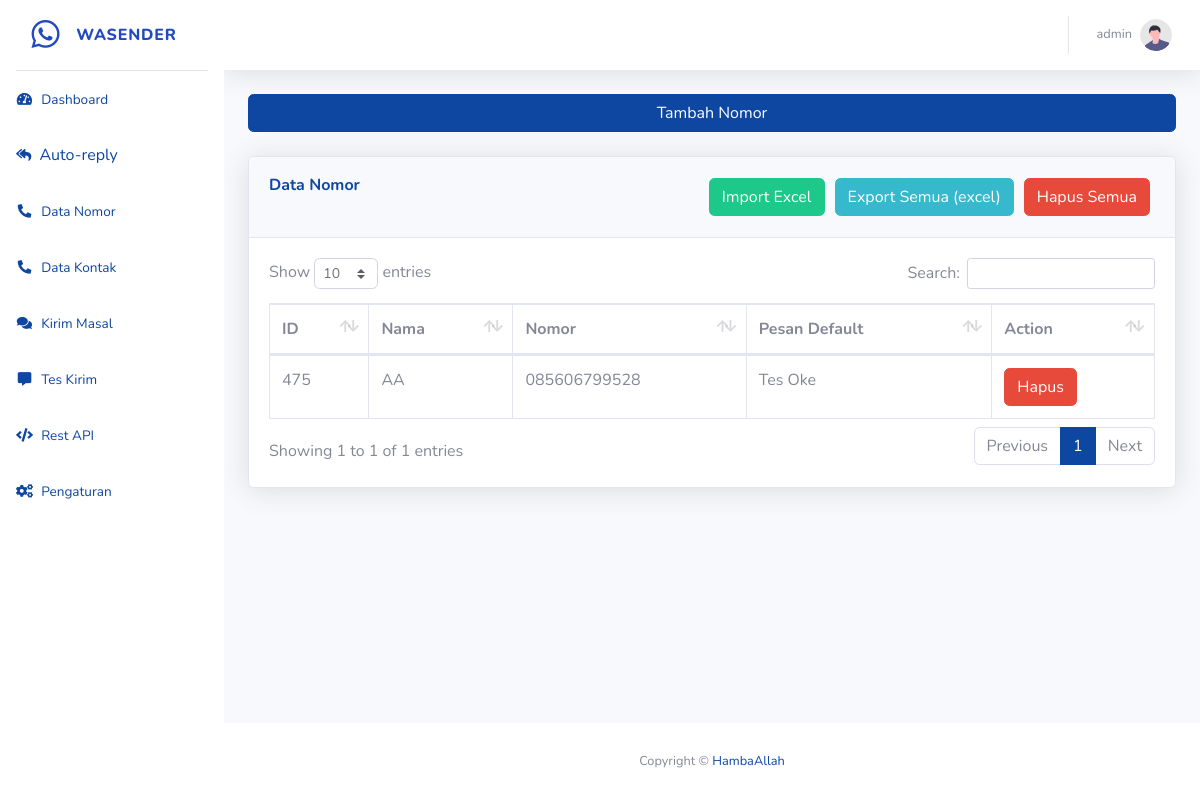
The page /pages/nomor.php (signed in) on the database its author committed.
### tables this page shows
CREATE TABLE `nomor` (
  `id` int(11) NOT NULL,
  `nama` varchar(255) NOT NULL,
  `nomor` varchar(255) NOT NULL,
  `pesan` text NOT NULL,
  `make_by` varchar(255) DEFAULT NULL
);

### helper/koneksi.php (called while the page is built, shortened)
<?php
$base_url = "http://localhost/wasender/";

### pages/nomor.php (the view, shortened to what this page needs)
<?php
include_once("../helper/koneksi.php");
include_once("../helper/function.php");
require_once('../templates/header.php');
?>
<div class="container-fluid">
    <button type="button" class="btn btn-primary btn-block" data-toggle="modal" data-target="#exampleModal">
        Tambah Nomor
    </button>
    <br>
    <div class="card shadow mb-4">
        <div class="card-header py-3">
            <a class="btn btn-danger float-right" href="nomor.php?act=delete_all" style="margin:5px">Hapus Semua</a>
            <a class="btn btn-info float-right" href="<?= $base_url; ?>lib/export_excel.php" style="margin:5px">Export Semua (excel)</a>
            <button type="button" class="btn btn-success float-right" data-toggle="modal" style="margin:5px" data-target="#import">
                Import Excel
            </button>
        </div>
        <div class="card-body">
            <div class="table-responsive">
                <table class="table table-bordered" id="dataTable" width="100%" cellspacing="0">
                    <thead>
                        <tr>
                            <th>ID</th>
                            <th>Nama</th>
                            <th>Nomor</th>
                            <th>Pesan Default</th>
                            <th>Action</th>
                        </tr>
                    </thead>
                    <tbody>
                        <?php
                        $u = $_SESSION['username'];
                        $q = mysqli_query($koneksi, "SELECT * FROM nomor WHERE make_by='$u'");
                        while ($row = mysqli_fetch_assoc($q)) {
                            echo '<tr>';
                            echo '<td>' . $row['id'] . '</td>';
                            echo '<td>' . $row['nama'] . '</td>';
                            echo '<td>' . $row['nomor'] . '</td>';
                            echo '<td>' . utf8_decode($row['pesan']) . '</td>';
                            echo '<td><a class="btn btn-danger" href="nomor.php?act=hapus&id=' . $row['id'] . '">Hapus</a></td>';
                            echo '</tr>';
                        }
                        ?>
                    </tbody>
                </table>
            </div>
        </div>
    </div>
</div>
</div>
<footer class="sticky-footer bg-white">
    <div class="container my-auto">
        <div class="copyright text-center my-auto">
            <span>Copyright &copy; <a href="https://web.facebook.com/mycodingxd">HambaAllah</a></span>
        </div>
    </div>
</footer>
</div>
</div>
</body>
</html>

### templates/header.php (shortened to what this page needs)
<!DOCTYPE html>
<html lang="en">
<head>
    <link href="<?= $base_url; ?>vendor/fontawesome-free/css/all.min.css" rel="stylesheet" type="text/css">
    <link href="<?= $base_url; ?>css/sb-admin-2.min.css" rel="stylesheet">
    <link rel="stylesheet" href="https://cdnjs.cloudflare.com/ajax/libs/toastr.js/latest/toastr.css" />
    <link href="<?= $base_url; ?>vendor/datatables/dataTables.bootstrap4.min.css" rel="stylesheet">
    <link href="https://cdn.jsdelivr.net/npm/select2@4.1.0-beta.1/dist/css/select2.min.css" rel="stylesheet" />
</head>
<body id="page-top">
    <div id="wrapper">
        <ul class="navbar-nav  sidebar sidebar-success " id="accordionSidebar">
            <a class="sidebar-brand d-flex align-items-center justify-content-center" href="home.php">
                <div class="sidebar-brand-icon">
                    <i class="fab fa-whatsapp"></i>
                </div>
                <div class="sidebar-brand-text mx-3">WASender</div>
            </a>
            <hr class="sidebar-divider my-0">
            <li class="nav-item">
                <a class="nav-link" href="<?= $base_url; ?>pages/home.php">
                    <i class="fas fa-fw fa-tachometer-alt"></i>
                    <span>Dashboard</span></a>
            </li>
            <li class="nav-item">
                <a class="nav-link" href="auto_reply.php">
                    <i class="fas fa-reply-all"></i>
                    Auto-reply </a>
            </li>
            <li class="nav-item">
                <a class="nav-link" href="nomor.php">
                    <i class="fas fa-fw fa-phone-alt"></i>
                    <span>Data Nomor</span></a>
            </li>
            <li class="nav-item">
                <a class="nav-link" href="kontak.php">
                    <i class="fas fa-fw fa-phone-alt"></i>
                    <span>Data Kontak</span></a>
            </li>
            <li class="nav-item">
                <a class="nav-link" href="kirim.php">
                    <i class="fas fa-fw fa-comments"></i>
                    <span>Kirim Masal</span></a>
            </li>
            <li class="nav-item">
                <a class="nav-link" href="tes_kirim.php">
                    <i class="fas fa-fw fa-comment-alt"></i>
                    <span>Tes Kirim</span></a>
            </li>
            <li class="nav-item">
                <a class="nav-link" href="rest_api.php">
                    <i class="fas fa-fw fa-code"></i>
                    <span>Rest API</span></a>
            </li>
            <li class="nav-item">
                <a class="nav-link" href="pengaturan.php">
                    <i class="fas fa-fw fa-cogs"></i>
                    <span>Pengaturan</span></a>
            </li>
        </ul>
        <div id="content-wrapper" class="d-flex flex-column">
            <div id="content">
                <nav class="navbar navbar-expand navbar-light bg-white topbar mb-4 static-top shadow">
                    <ul class="navbar-nav ml-auto">
                        <li class="nav-item dropdown no-arrow">
                            <a class="nav-link dropdown-toggle" href="#" id="userDropdown" role="button" data-toggle="dropdown" aria-haspopup="true" aria-expanded="false">
                                <span class="mr-2 d-none d-lg-inline text-gray-600 small"><?= $_SESSION['username'] ?></span>
                                <img class="img-profile rounded-circle" src="../img/undraw_profile.svg">
                            </a>
                        </li>
                    </ul>
                </nav>

### rows shown on the page
nomor: id "475", nama "AA", nomor "085606799528", pesan "Tes Oke"

### other values the page prints
$_SESSION['username'] "admin"
